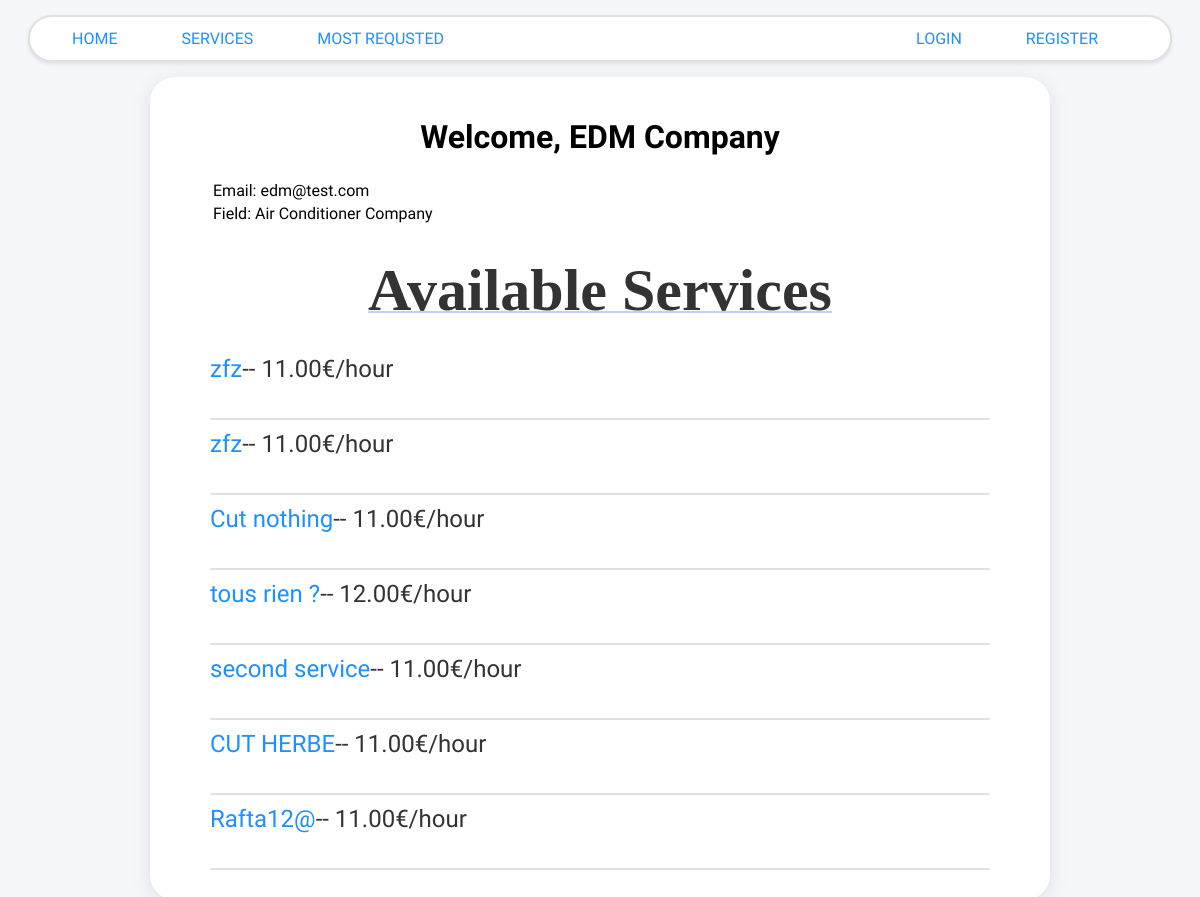
The page /company/EDM on the database as committed earlier.
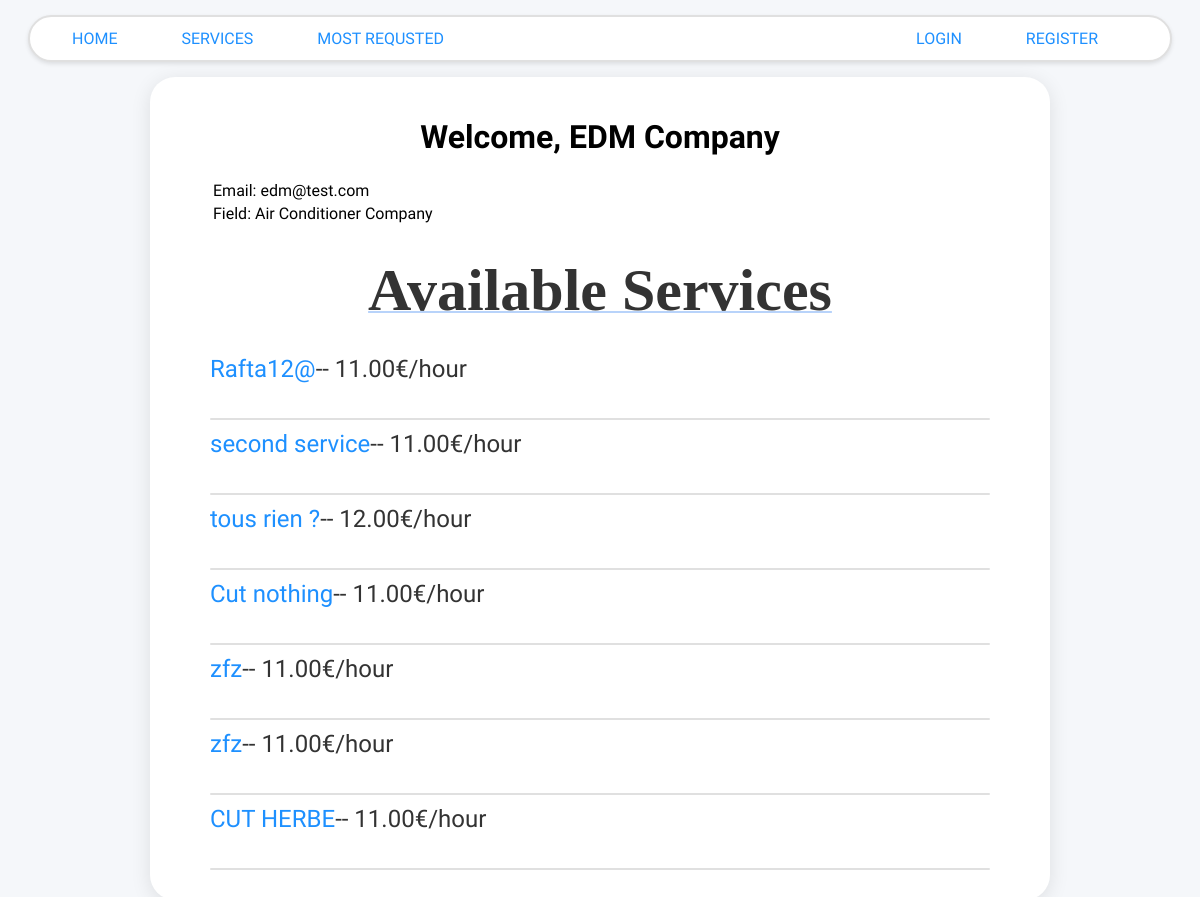
The same page on the database as committed later.
### services/models.py (models this page shows, shortened)
class Service(models.Model):
    company = models.ForeignKey(Company, on_delete=models.CASCADE)
    name = models.CharField(max_length=40)
    description = models.TextField()
    price_hour = models.DecimalField(decimal_places=2, max_digits=100)
    rating = models.IntegerField(validators=[MinValueValidator(
        0), MaxValueValidator(5)], default=0)
    nb_client_rating = models.IntegerField(default=0, null=False)
    nb_total_rating= models.IntegerField(default=0, null=False)
    choices = FIELD_CHOICE
    field = models.CharField(max_length=30, blank=False,
                             null=False, choices=choices)
    date = models.DateTimeField(auto_now=True, null=False)
    nb_request=models.IntegerField(default=0, null=False)

### netfix/views.py (the view)
# urls.py: path('company/<slug:name>', v.company_profile, name='company_profile'),
def company_profile(request, name):
    user = User.objects.get(username=name)
    services = Service.objects.filter(
        company=Company.objects.get(user=user)).order_by("-date")
    return render(request, 'users/profile.html', {'user': user, 'services': services})

### users/templates/users/profile.html (shortened to what this page needs)
{% extends 'main/base.html' %}
{% block content %}
    {% if user.is_customer or not user.is_company  %}
    <h1 style align='center'>Welcome,{{ user.username }}</h1>
    <h2>Customer</h2>
    <table><thead>
        <tr>
            <td>Age: {{users.birth}} </td>
        </tr></thead>
    <tbody>
        <tr>
            <td>Email: {{ user.email }}</td>
        </tr>
    </tbody>
    </table>
    {% else %}
    <h1 align="center">Welcome, {{ user.username }} Company</h1>
    <table><thead>
        <tr>
            <td>Email: {{ user.email }}</td>
        </tr></thead>
    <tbody>
        <tr>
            <td>Field: {{user.company.field}} Company</td>
        </tr>
    </tbody>
    </table>
       {% endif %}
    {% if 'customer' in request.path %}
        <p class="title">Previous Requested Services</p>
    {% else %}
        <p class="title">Available Services</p>
    {% endif %}
    {% if user.is_customer %}
        {% for service in sh %}
        <div style="font-family: Arial, sans-serif; line-height: 1.6; margin: 20px;">
            <h2 style="color: #4CAF50;">Transaction Confirmation and Thank You for Using Our Services</h2>
            <p>Dear <strong>{{service.name}}</strong>,</p>
            <p>
                We sincerely thank you for choosing our services. We are pleased to confirm that the transaction
                for the service "<strong>{{service.job_name}}</strong>" has been successfully received and processed.
            </p>
            <h3>Service Details:</h3>
            <ul>
                <li><strong>Service Rendered:</strong> {{service.custom_field}}</li>
                <li><strong>Amount Paid:</strong> {{service.salary}}€</li>
                <li><strong>Payment Date:</strong> {{service.request_date}}</li>
            </ul>
            <p>
                We hope our service met your expectations. If you have any questions or need further assistance,
                please feel free to contact us at  <a href="mailto:rafta74@gmail.com">rafta74@gmail.com</a> | or
                call us at <strong>06 12 34 56 78</strong>.
            </p>
            <p>Thank you again for your trust. We look forward to serving you in the future.</p>
        </div>
        <hr style="border: 1px solid #ddd; margin-top: 20px;">
        {% endfor %}
    {% else %}
        {% for service in services %}
        <div class="list_services_profile">
            <a href="/services/{{service.id}}">{{service.name}}</a>-- {{service.price_hour}}€/hour
            <div class="line"></div>
        </div>
        {% endfor %}
    {% endif %}
{% endblock %}

Rows that differ between the two databases and show on the page:
changed Service "Rafta12@": moves up the list
changed Service "second service": moves up the list
changed Service "tous rien ?": moves up the list
changed Service "Cut nothing": moves down the list
